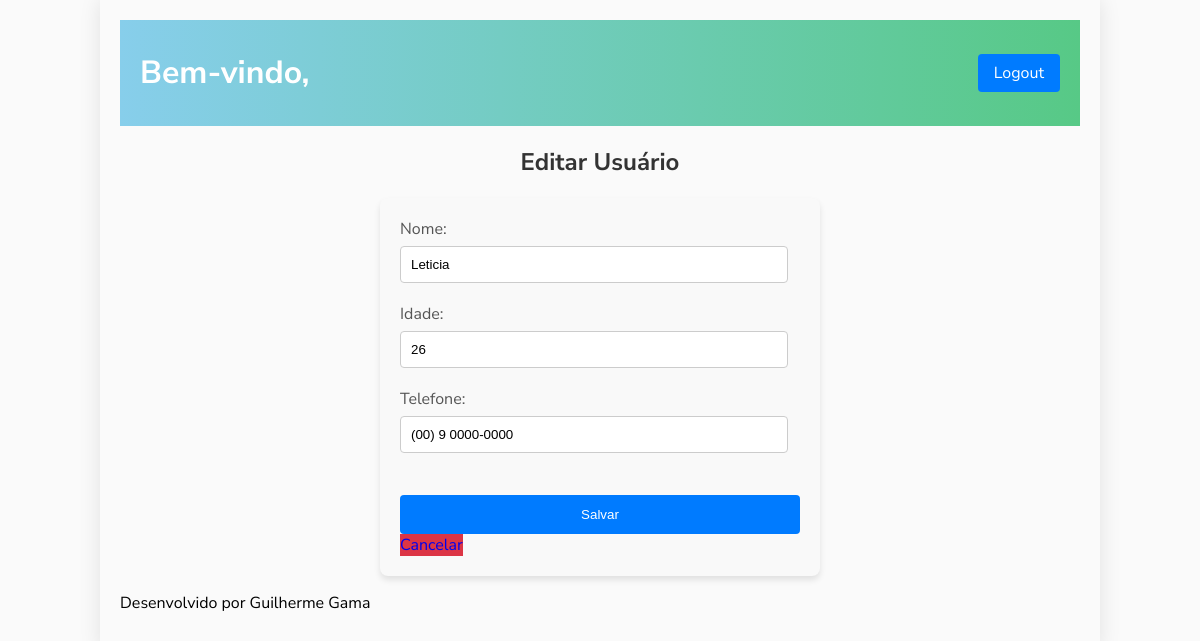
Screenshot of /cadastro/funcionario/?id=24 (signed in) with the database file from the repository.
### core/models.py (models this page shows, shortened)
class Cadastro(models.Model):
    Nome = models.CharField(max_length=100)
    Idade = models.CharField(max_length=3)
    Telefone = models.CharField(max_length=16)
    usuario = models.ForeignKey(User, on_delete= models.CASCADE)
    class Metas:
        db_table = 'Cadastro'

### core/views.py (the view)
# urls.py: path('cadastro/funcionario/', views.funcionario),
@login_required(login_url='/login/')
def funcionario(request):
    id_funcionario = request.GET.get('id')
    dados = {}
    if id_funcionario:
        dados['funcionario'] = Cadastro.objects.get(id=id_funcionario)
    return render(request, 'funcionario.html', dados)

### templates/funcionario.html (shortened to what this page needs)
{% extends "model-page.html" %}
{% block content %}
<h2>Editar Usuário</h2>
<form action="submit" method="POST">{% csrf_token %}
    <label for="Nome">Nome:</label>
    <input type="text" id="Nome" name="Nome" value="{{ funcionario.Nome }}">
    <br>
    <label for="Idade">Idade:</label>
    <input type="number" id="Idade" name="Idade" value="{{ funcionario.Idade }}">
    <br>
    <label for="Telefone">Telefone:</label>
    <input type="text" id="Telefone" name="Telefone" value="{{ funcionario.Telefone }}">
    <br><br>
    <button type="submit">Salvar</button>
    <a href="/" class="cancel-button">Cancelar</a>
</form>
{% endblock %}

### templates/funcionario.html (style rules this page uses)
form { background-color: #f9f9f9; padding: 20px; border-radius: 8px; box-shadow: 0 4px 6px rgba(0, 0, 0, 0.1); max-width: 400px; margin: 0 auto; }
h2 { text-align: center; color: #333; }
label { display: block; margin-bottom: 6px; color: #555; }
input[type="text"], input[type="number"] { width: calc(100% - 12px); padding: 10px; margin-bottom: 20px; border: 1px solid #ccc; border-radius: 4px; box-sizing: border-box; }
button { width: 100%; padding: 12px; border: none; border-radius: 4px; background-color: #007bff; color: #fff; cursor: pointer; transition: background-color 0.3s ease; }
a { text-decoration: none; }
.cancel-button { display: inline-block; background-color: #dc3545; margin-right: 10px; }

### rows the page displays
Cadastro: Nome "Leticia", Idade "26", Telefone "(00) 9 0000-0000"
